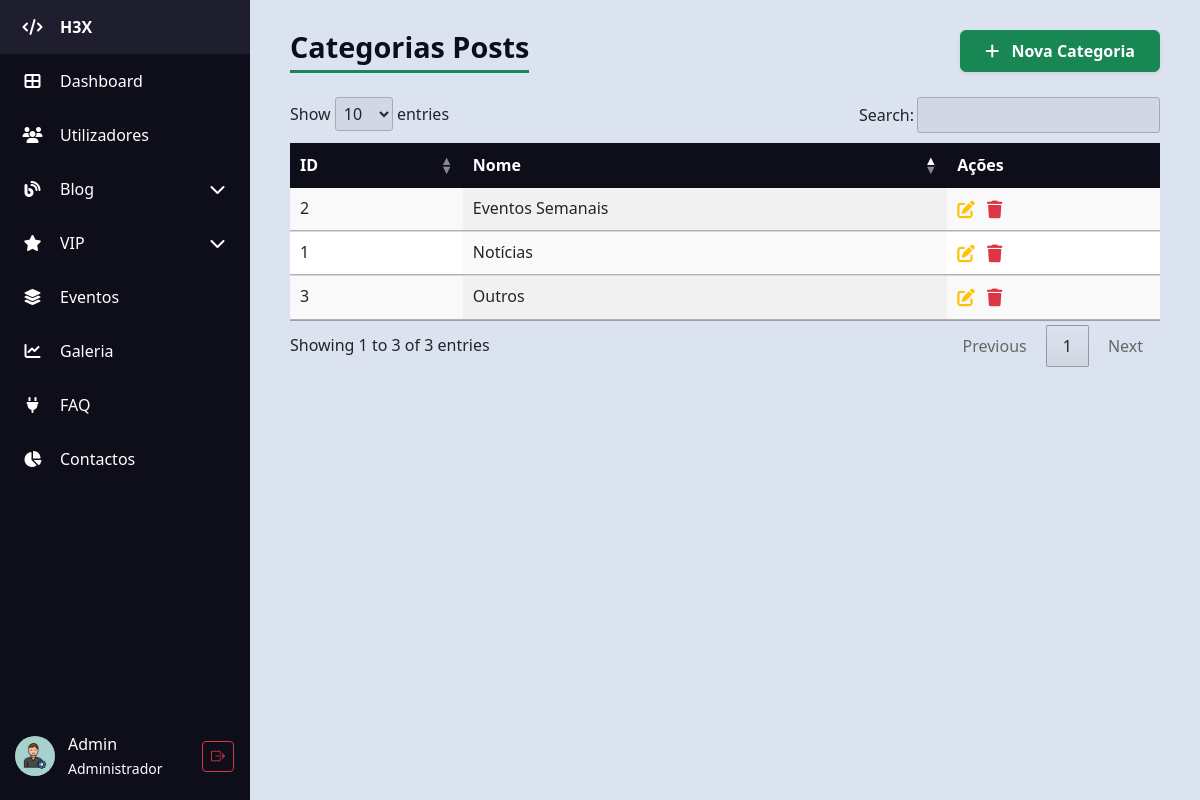
The app's page /H3X/admin/admin_categorias_posts.php (signed in) with its own data.
### tables this page shows
CREATE TABLE IF NOT EXISTS `categorias_posts` (
  `id` int unsigned NOT NULL AUTO_INCREMENT,
  `nome` varchar(50) NOT NULL,
  PRIMARY KEY (`id`),
  UNIQUE KEY `nome` (`nome`)
);

### H3X/admin/admin_categorias_posts.php (the view, shortened to what this page needs)
<?php
require_once "../db_config.php";
?>
<?php require 'partials/header.php'; ?>
<body>
    <div class="d-flex">
        <?php require 'partials/sidebar.php'; ?>
        <div class="content">
            <div class="d-flex justify-content-between align-items-center mb-4">
                <h1 class="table-title m-0">Categorias Posts</h1>
                <div>
                    <a href="admin_categorias_posts_create.php" class="btn btn-success shadow-sm px-4 py-2 fw-semibold">
                        <i class="fas fa-plus me-2"></i> Nova Categoria
                    </a>
                </div>
            </div>
            <?php
            $sql = "SELECT * FROM categorias_posts ORDER BY id DESC";
            $result = $conn->query($sql);
            ?>
            <?php if ($result && $result->num_rows > 0): ?>
                <table id="cpostTable" class="display table table-striped table-hover" style="width:100%">
                    <thead>
                        <tr>
                            <th>ID</th>
                            <th>Nome</th>
                            <th>Ações</th>
                        </tr>
                    </thead>
                    <tbody>
                        <?php while ($cat = $result->fetch_object()): ?>
                            <tr>
                                <td><?= $cat->id ?></td>
                                <td><?= trim($cat->nome) ?></td>
                                <td>
                                    <a href="admin_categorias_posts_edit.php?id=<?= urlencode($cat->id) ?>" title="Editar"><i
                                            class="fas fa-pen-to-square text-warning"></i></a>
                                    <a href="#" data-bs-toggle="modal" data-bs-target="#deleteModal<?= $cat->id ?>"
                                        title="Apagar">
                                        <i class="fas fa-trash text-danger ms-2"></i>
                                    </a>
                                </td>
                            </tr>
                        <?php endwhile; ?>
                    </tbody>
                </table>
            <?php else: ?>
                <p class="alert alert-warning">Sem categorias encontradas.</p>
            <?php endif; ?>
        </div>
    </div>
    <?php require 'partials/footer.php'; ?>
</body>
</html>

### H3X/admin/css/style.css (style rules this page uses)
body { background-color: #dce3f0; margin: 0; font-family: "Segoe UI", sans-serif; }
.content { margin-left: 80px; padding: 30px 40px; flex: 1; transition: margin-left 0.3s ease; }
table.dataTable thead th { background-color: #0e0e1a; color: white; cursor: pointer; }
h1.table-title { color: #0e0e1a; margin-bottom: 20px; font-weight: 700; border-bottom: 3px solid #198754; display: inline-block; padding-bottom: 5px; font-size: 1.8rem; }
td a { font-size: 1.1rem; transition: color 0.3s ease; }
table.dataTable thead > tr > th.sorting:before, table.dataTable thead > tr > th.sorting:after, table.dataTable thead > tr > th.sorting_asc:before, table.dataTable thead > tr > th.sorting_asc:after, table.dataTable thead > tr > th.sorting_desc:before, table.dataTable thead > tr > th.sorting_desc:after, table.dataTable thead > tr > th.sorting_asc_disabled:before, table.dataTable thead > tr > th.sorting_asc_disabled:after, table.dataTable thead > tr > th.sorting_desc_disabled:before, table.dataTable thead > tr > th.sorting_desc_disabled:after, table.dataTable thead > tr > td.sorting:before, table.dataTable thead > tr > td.sorting:after, table.dataTable thead > tr > td.sorting_asc:before, table.dataTable thead > tr > td.sorting_asc:after, table.dataTable thead > tr > td.sorting_desc:before, table.dataTable thead > tr > td.sorting_desc:after, table.dataTable thead > tr > td.sorting_asc_disabled:before, table.dataTable thead > tr > td.sorting_asc_disabled:after, table.dataTable thead > tr > td.sorting_desc_disabled:before, table.dataTable thead > tr > td.sorting_desc_disabled:after { opacity: 0.5; }
table.dataTable thead > tr > th.sorting_asc:before, table.dataTable thead > tr > th.sorting_desc:after, table.dataTable thead > tr > td.sorting_asc:before, table.dataTable thead > tr > td.sorting_desc:after { opacity: 1; }

### records on screen
categorias_posts: id "3", nome "Outros"
categorias_posts: id "2", nome "Eventos Semanais"
categorias_posts: id "1", nome "Notícias"

### other values on screen
$nomeUtilizador "Admin"
$tipoLabel "Administrador"
